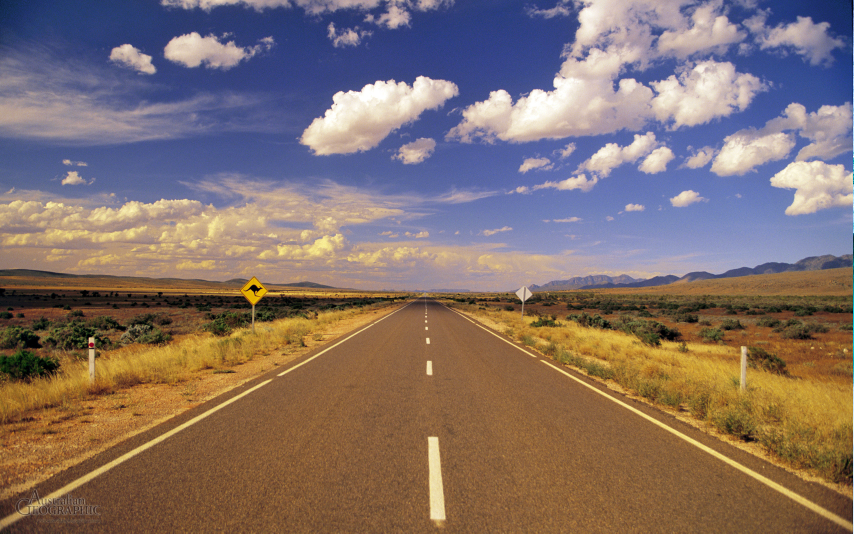
#> input picture Prescp_transf/venv_lapt/road.jpg, 2560 x 1600 px (shown at 1/3 size)
$ python main.py
#> lines starting #> are read from the running program, lines starting #| are printed output that depends on the picture
import cv2
import numpy as np
from matplotlib import pyplot as plt

l: list = []
img = None
img_cp = None


def draw_circle(event, x, y, flags, param):
    global l
    global img
    global img_cp
    if event == cv2.EVENT_LBUTTONDOWN:
        cv2.circle(img_cp, (x, y), 5, (255, 0, 0), -1)
        l.append([x, y])
        cv2.imshow('image', img_cp)

    if len(l) == 4:
        print(l)

        pts1 = np.float32(l)
        pts2 = np.float32([[0, 0], [300, 0], [0, 300], [300, 300]])

        M = cv2.getPerspectiveTransform(pts1, pts2)
        dst = cv2.warpPerspective(img, M, (300, 300))

        cv2.imshow('Original image', img_cp)
        cv2.imshow('Final', dst)
        img_cp = img.copy()
        l.clear()


def road_straight():
    global img
    global img_cp
    img = cv2.imread('road.jpg')
#> img is the input picture: shape (1600, 2560, 3); mean B, G, R 106.8, 112.6, 131.1
    img = cv2.resize(img, dsize=(1000, 1000))
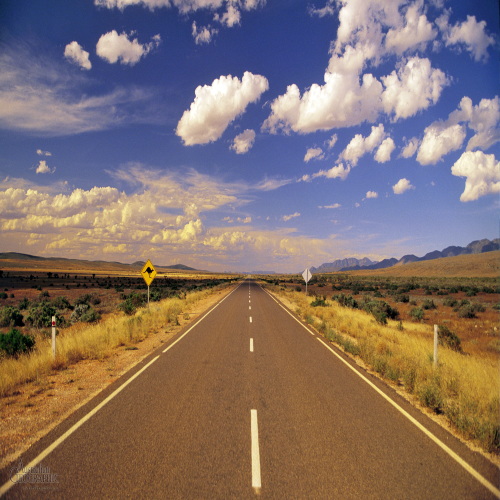
#> img: shape (1000, 1000, 3) (shown at 1/2 size); mean B, G, R 106.6, 112.5, 130.9
    img = cv2.resize(img, (0, 0), fx=0.75, fy=0.75, interpolation=cv2.INTER_NEAREST)
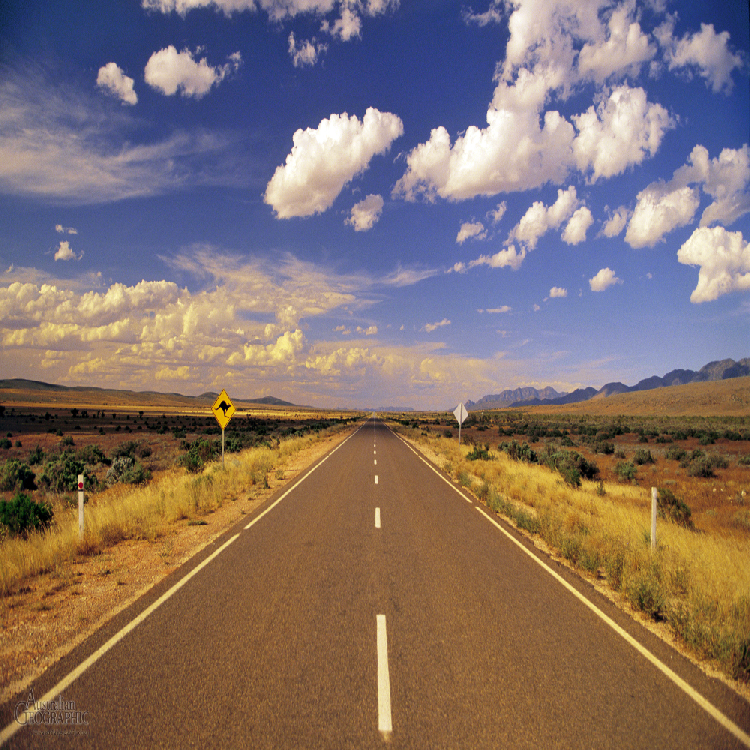
#> img: shape (750, 750, 3); mean B, G, R 106.6, 112.5, 131
    img_cp = img.copy()
    cv2.namedWindow('image')
    cv2.imshow('image', img)
    cv2.setMouseCallback('image', draw_circle)

    cv2.waitKey()
    cv2.destroyAllWindows()
    return


road_straight()
